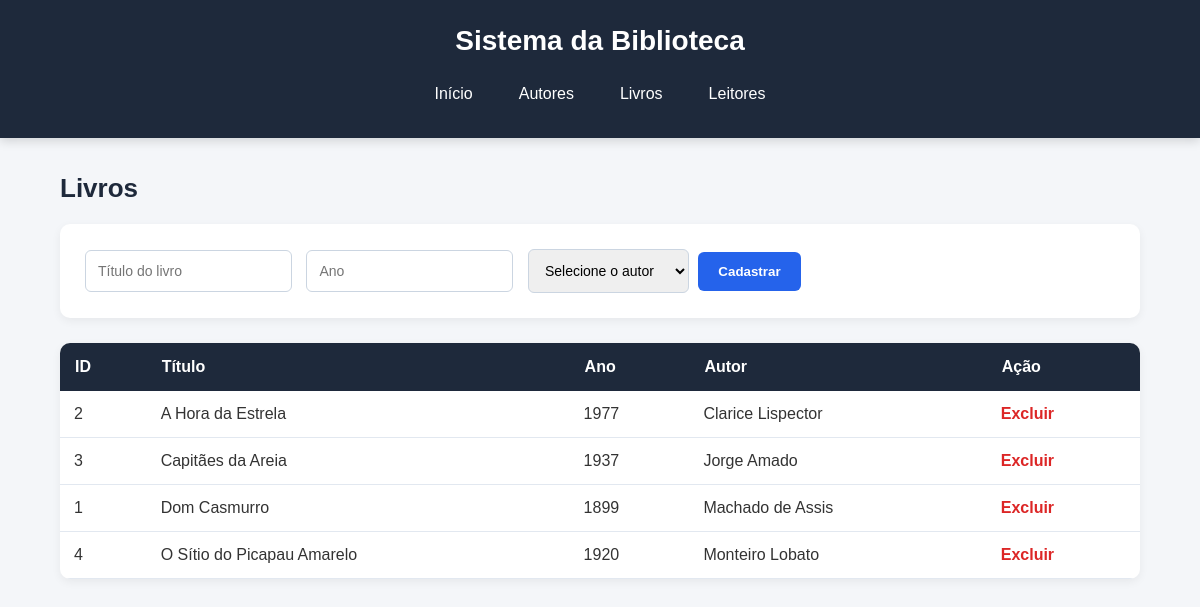
The page /livros on the database its author committed.
### tables this page shows
CREATE TABLE livros (
    id_livro INTEGER PRIMARY KEY AUTOINCREMENT,
    titulo TEXT NOT NULL,
    ano INTEGER,
    id_autor INTEGER,
    FOREIGN KEY (id_autor) REFERENCES autores(id_autor)
);

CREATE TABLE autores (
    id_autor INTEGER PRIMARY KEY AUTOINCREMENT,
    nome TEXT NOT NULL
);

### Projeto_Biblioteca/app.py (the view)
@app.route("/livros")
def livros():
    conexao = conectar()
    dados = conexao.execute("""
        SELECT livros.id_livro,
               livros.titulo,
               livros.ano,
               autores.nome AS autor
        FROM livros
        LEFT JOIN autores
        ON livros.id_autor = autores.id_autor
        ORDER BY livros.titulo
    """).fetchall()
    autores = conexao.execute(
        "SELECT * FROM autores ORDER BY nome"
    ).fetchall()
    conexao.close()
    return render_template(
        "livros.html",
        livros=dados,
        autores=autores
    )

### Projeto_Biblioteca/app.py (called while the page is built)
def conectar():
    conexao = sqlite3.connect(BANCO)
    conexao.row_factory = sqlite3.Row
    return conexao

### Projeto_Biblioteca/templates/livros.html (shortened to what this page needs)
{% extends "base.html" %}
{% block conteudo %}
<h2>Livros</h2>
<form action="/livros/cadastrar" method="POST">
    <input
        type="text"
        name="titulo"
        placeholder="Título do livro"
        required
    >
    <input
        type="number"
        name="ano"
        placeholder="Ano"
    >
    <select name="id_autor" required>
        <option value="">Selecione o autor</option>
    </select>
    <button type="submit">Cadastrar</button>
</form>
<table>
    <tr>
        <th>ID</th>
        <th>Título</th>
        <th>Ano</th>
        <th>Autor</th>
        <th>Ação</th>
    </tr>
    {% for livro in livros %}
    <tr>
        <td>{{ livro.id_livro }}</td>
        <td>{{ livro.titulo }}</td>
        <td>{{ livro.ano }}</td>
        <td>{{ livro.autor }}</td>
        <td>
            <a href="/livros/excluir/{{ livro.id_livro }}">
                Excluir
            </a>
        </td>
    </tr>
    {% endfor %}
</table>
{% endblock %}

### Projeto_Biblioteca/templates/base.html (shortened to what this page needs)
<!DOCTYPE html>
<html lang="pt-br">
<head>
    <link rel="stylesheet" href="{{ url_for('static', filename='style.css') }}">
</head>
<body>
    <header>
        <h1>Sistema da Biblioteca</h1>
        <nav>
            <a href="/">Início</a>
            <a href="/autores">Autores</a>
            <a href="/livros">Livros</a>
            <a href="/leitores">Leitores</a>
        </nav>
    </header>
    <main>
        {% block conteudo %}
        {% endblock %}
    </main>
</body>
</html>

### Projeto_Biblioteca/static/style.css (style rules this page uses)
* { margin: 0; padding: 0; box-sizing: border-box; }
body { font-family: Arial, Helvetica, sans-serif; background: #f4f6f9; color: #333; }
header { background: #1e293b; color: white; padding: 25px; text-align: center; box-shadow: 0 3px 10px rgba(0, 0, 0, 0.15); }
header h1 { font-size: 28px; margin-bottom: 18px; }
nav { display: flex; justify-content: center; gap: 10px; flex-wrap: wrap; }
nav a { color: white; text-decoration: none; padding: 10px 18px; border-radius: 6px; transition: 0.3s; }
main { width: 90%; max-width: 1100px; margin: 35px auto; }
h2 { margin-bottom: 20px; color: #1e293b; font-size: 26px; }
form { background: white; padding: 20px; border-radius: 10px; margin-bottom: 25px; box-shadow: 0 3px 10px rgba(0, 0, 0, 0.06); }
input, select { padding: 12px; border: 1px solid #cbd5e1; border-radius: 6px; margin: 5px; outline: none; font-size: 14px; }
button { background: #2563eb; color: white; border: none; padding: 12px 20px; border-radius: 6px; cursor: pointer; font-weight: bold; transition: 0.3s; }
table { width: 100%; background: white; border-collapse: collapse; border-radius: 10px; overflow: hidden; box-shadow: 0 3px 10px rgba(0, 0, 0, 0.06); }
th { background: #1e293b; color: white; padding: 15px; text-align: left; }
td { padding: 14px; border-bottom: 1px solid #e2e8f0; }
td a { color: #dc2626; text-decoration: none; font-weight: bold; }

### rows shown on the page
livros: id_livro "2", titulo "A Hora da Estrela", ano "1977", autor "Clarice Lispector"
livros: id_livro "3", titulo "Capitães da Areia", ano "1937", autor "Jorge Amado"
livros: id_livro "1", titulo "Dom Casmurro", ano "1899", autor "Machado de Assis"
livros: id_livro "4", titulo "O Sítio do Picapau Amarelo", ano "1920", autor "Monteiro Lobato"
